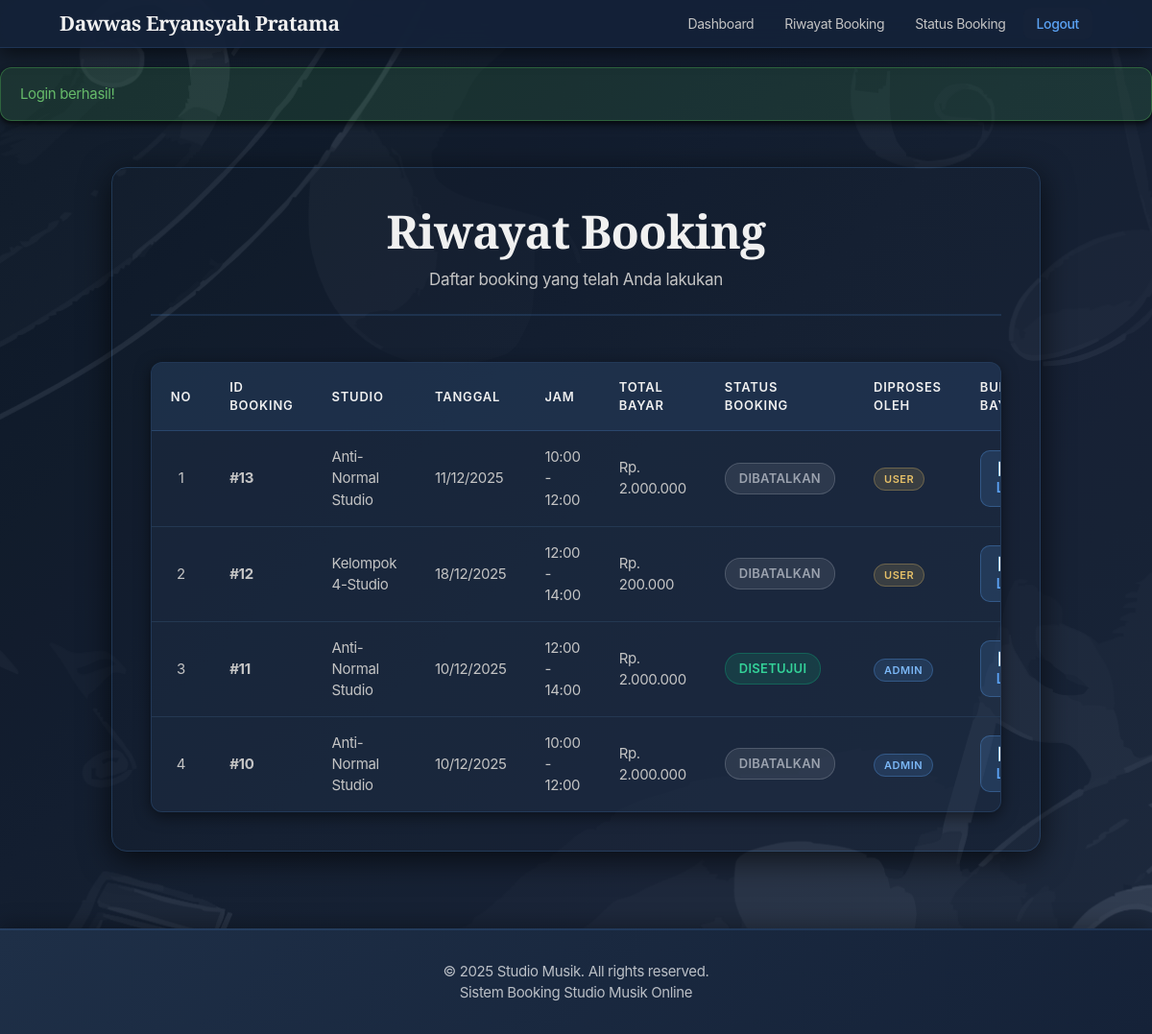
The app's page /public/index.php?url=user/riwayat (signed in) with its own data.
### tables this page shows
CREATE TABLE `booking` (
  `id_booking` int(11) NOT NULL,
  `id_user` int(11) NOT NULL,
  `id_studio` int(11) NOT NULL,
  `tanggal_main` date NOT NULL,
  `jam_mulai` time NOT NULL,
  `jam_selesai` time NOT NULL,
  `total_bayar` decimal(10,2) NOT NULL,
  `status_booking` enum('Menunggu Konfirmasi','Disetujui','Selesai','Dibatalkan','Ditolak') DEFAULT 'Menunggu Konfirmasi',
  `id_admin` int(11) DEFAULT NULL,
  `created_at` timestamp NULL DEFAULT current_timestamp(),
  `deleted_at` timestamp NULL DEFAULT NULL
);

CREATE TABLE `studios` (
  `id_studio` int(11) NOT NULL,
  `nama_studio` varchar(100) NOT NULL,
  `deskripsi` text DEFAULT NULL,
  `harga_per_jam` decimal(10,2) NOT NULL,
  `fasilitas` text DEFAULT NULL,
  `kapasitas` int(11) NOT NULL,
  `gambar` varchar(255) DEFAULT NULL,
  `status_ketersediaan` enum('Tersedia','Tidak Tersedia') DEFAULT 'Tersedia',
  `created_at` timestamp NULL DEFAULT current_timestamp()
);

### core/Controller.php (called while the page is built, shortened)
<?php
class Controller {
    public function view($view, $data = []) {
        extract($data);
        $viewFile = __DIR__ . "/../app/views/$view.php";
        require_once $viewFile;
    }
    public function model($model) {
        $file = __DIR__ . "/../app/models/$model.php";
        return new $model();
    }
}
?>

### app/controllers/UserController.php (called while the page is built, shortened)
<?php
require_once __DIR__ . '/../../core/Controller.php';
class UserController extends Controller {
    public function riwayat() {
        $paymentModel = $this->model('Payment');
        $bookings = $this->model('Booking')->getByUser($_SESSION['user']['id_user']);
        foreach ($bookings as &$booking) {
            $booking['payment'] = $paymentModel->getByBooking($booking['id_booking'])[0] ?? null;
        }
        $this->view('user/riwayat', ['user' => $_SESSION['user'], 'bookings' => $bookings, 'title' => 'Riwayat Booking']);
    }
}
?>

### config/Database.php (called while the page is built, shortened)
<?php
class Database {
    private $host = "localhost";
    private $db_name = "studio_music";
    private $username = "root";
    private $password = "";
    public function getConnection() {
        $this->conn = null;
        try {
            $this->conn = new PDO(
                "mysql:host=" . $this->host . ";dbname=" . $this->db_name,
                $this->username,
                $this->password
            );
            $this->conn->setAttribute(PDO::ATTR_ERRMODE, PDO::ERRMODE_EXCEPTION);
            $this->conn->exec("set names utf8");
        } catch(PDOException $e) {
            echo "Error Koneksi: " . $e->getMessage();
        }
        return $this->conn;
    }
}
?>

### core/Model.php (called while the page is built, shortened)
<?php
class Model {
    public function __construct() {
        require_once __DIR__ . '/../config/Database.php';
        $this->db = (new Database())->getConnection();
    }
}
?>

### app/models/Booking.php (called while the page is built, shortened)
<?php
require_once __DIR__ . '/../../core/Model.php';
class Booking extends Model {
    protected $table = 'booking';
    private function executeQuery($query, $params = []) {
        $stmt = $this->db->prepare($query);
        foreach ($params as $key => $value) {
            $stmt->bindValue($key, $value, is_int($value) ? PDO::PARAM_INT : PDO::PARAM_STR);
        }
        $stmt->execute();
        return $stmt;
    }
    public function getByUser($id_user) {
        return $this->executeQuery(
            "SELECT b.*, s.nama_studio, s.harga_per_jam, s.fasilitas, b.id_admin
             FROM {$this->table} b JOIN studios s ON b.id_studio = s.id_studio
             WHERE b.id_user = :id_user ORDER BY b.created_at DESC",
            [':id_user' => $id_user]
        )->fetchAll(PDO::FETCH_ASSOC);
    }
}
?>

### app/models/Payment.php (called while the page is built, shortened)
<?php
require_once __DIR__ . '/../../core/Model.php';
class Payment extends Model {
    protected $table = 'payments';
    public function getByBooking($id_booking) {
        $stmt = $this->db->prepare(
            "SELECT p.*, b.total_bayar FROM {$this->table} p
             JOIN booking b ON p.id_booking = b.id_booking
             WHERE p.id_booking = ? ORDER BY p.tanggal_pembayaran DESC"
        );
        $stmt->execute([$id_booking]);
        return $stmt->fetchAll(PDO::FETCH_ASSOC);
    }
}
?>

### app/views/user/riwayat.php (the view, shortened to what this page needs)
<?php include __DIR__ . '/../layouts/header.php'; ?>
<div class="riwayat-container">
    <div class="page-header">
        <h1>Riwayat Booking</h1>
        <p>Daftar booking yang telah Anda lakukan</p>
    </div>
    <div class="riwayat-content">
        <?php if (!empty($bookings)): ?>
            <div class="table-responsive">
                <table class="booking-table">
                    <thead>
                        <tr>
                            <th>No</th>
                            <th>ID Booking</th>
                            <th>Studio</th>
                            <th>Tanggal</th>
                            <th>Jam</th>
                            <th>Total Bayar</th>
                            <th>Status Booking</th>
                            <th>Diproses Oleh</th>
                            <th>Bukti Bayar</th>
                        </tr>
                    </thead>
                    <tbody>
                        <?php $no = 1; ?>
                        <?php foreach ($bookings as $booking): ?>
                            <tr>
                                <td><?= $no++ ?></td>
                                <td><strong>#<?= $booking['id_booking'] ?></strong></td>
                                <td><?= htmlspecialchars($booking['nama_studio']) ?></td>
                                <td><?= date('d/m/Y', strtotime($booking['tanggal_main'])) ?></td>
                                <td><?= date('H:i', strtotime($booking['jam_mulai'])) ?> - <?= date('H:i', strtotime($booking['jam_selesai'])) ?></td>
                                <td>Rp. <?= number_format($booking['total_bayar'], 0, ',', '.') ?></td>
                                <td>
                                    <span class="status-badge status-<?= strtolower(str_replace(' ', '-', $booking['status_booking'])) ?>">
                                        <?= htmlspecialchars($booking['status_booking']) ?>
                                    </span>
                                </td>
                                <td>
                                    <?php
                                    if ($booking['status_booking'] == 'Menunggu Konfirmasi') {
                                        echo '<span class="text-muted">-</span>';
                                    } elseif (!empty($booking['id_admin'])) {
                                        echo '<span class="badge-admin">Admin</span>';
                                    } else {
                                        echo '<span class="badge-user">User</span>';
                                    }
                                    ?>
                                </td>
                                <td>
                                    <?php if (isset($booking['payment']) && !empty($booking['payment']['bukti_pembayaran'])): ?>
                                        <a href="/Studio-Music/public/images/payments/<?= htmlspecialchars($booking['payment']['bukti_pembayaran']) ?>"
                                           target="_blank"
                                           class="btn-view-bukti">
                                        </a>
                                    <?php else: ?>
                                        <span class="text-muted">Belum upload</span>
                                    <?php endif; ?>
                                </td>
                            </tr>
                        <?php endforeach; ?>
                    </tbody>
                </table>
            </div>
        <?php endif; ?>
    </div>
</div>
<?php include __DIR__ . '/../layouts/footer.php'; ?>

### public/css/style.css (style rules this page uses)
* { margin: 0; padding: 0; box-sizing: border-box; }
body { font-family: 'Segoe UI', Tahoma, Geneva, Verdana, sans-serif; color: #F0F0F0; min-height: 100vh; }
.page-header { text-align: center; margin-bottom: 40px; }
.page-header h1 { font-size: 36px; color: #F0F0F0; margin-bottom: 10px; font-family: 'Playfair Display', serif; font-weight: 700; }
.booking-container, .payment-container, .riwayat-container, .status-booking-container { background: linear-gradient(135deg, #1E2F47 0%, #182838 100%); border-radius: 20px; padding: 32px; box-shadow: 0 8px 32px rgba(0, 0, 0, 0.65); max-width: 90%; margin: 0 auto; border: 1px solid rgba(91, 163, 245, 0.2); }
.status-badge { padding: 6px 12px; border-radius: 20px; font-size: 12px; font-weight: 600; display: inline-block; text-transform: uppercase; letter-spacing: 0.02em; }
.status-disetujui { background: rgba(16, 185, 129, 0.15); color: #34D399; border: 1px solid rgba(16, 185, 129, 0.3); }
.status-dibatalkan { background: rgba(239, 68, 68, 0.15); color: #F87171; border: 1px solid rgba(239, 68, 68, 0.3); }
.table-responsive { overflow-x: auto; background: rgba(30, 47, 71, 0.5); border: 1px solid rgba(91, 163, 245, 0.15); border-radius: 12px; box-shadow: 0 4px 16px rgba(0, 0, 0, 0.5); margin: 0; }
.booking-table { width: 100%; border-collapse: collapse; }
.booking-table thead { background: rgba(91, 163, 245, 0.08); border-bottom: 1px solid rgba(91, 163, 245, 0.2); }
.booking-table th { padding: 16px 20px; text-align: left; font-weight: 600; font-size: 13px; color: #F0F0F0; text-transform: uppercase; letter-spacing: 0.06em; }
.booking-table th:first-child, .booking-table th:last-child { text-align: center; }
.booking-table td { padding: 16px 20px; border-bottom: 1px solid rgba(45, 69, 99, 0.3); font-size: 15px; color: #C4C4C4; font-weight: 400; vertical-align: middle; }
.booking-table td:first-child, .booking-table td:last-child { text-align: center; }
.booking-table tbody tr:last-child td { border-bottom: none; }

### records on screen
booking: id_booking "13", id_studio.nama_studio "Anti-Normal Studio", tanggal_main "11/12/2025", jam_mulai "10:00", jam_selesai "12:00", total_bayar "2.000.000", status_booking "DIBATALKAN", shows "USER"
booking: id_booking "12", id_studio.nama_studio "Kelompok 4-Studio", tanggal_main "18/12/2025", jam_mulai "12:00", jam_selesai "14:00", total_bayar "200.000", status_booking "DIBATALKAN", shows "USER"
booking: id_booking "11", id_studio.nama_studio "Anti-Normal Studio", tanggal_main "10/12/2025", jam_mulai "12:00", jam_selesai "14:00", total_bayar "2.000.000", status_booking "DISETUJUI", shows "ADMIN"
booking: id_booking "10", id_studio.nama_studio "Anti-Normal Studio", tanggal_main "10/12/2025", jam_mulai "10:00", jam_selesai "12:00", total_bayar "2.000.000", status_booking "DIBATALKAN", shows "ADMIN"

### other values on screen
$user['nama'] "Dawwas Eryansyah Pratama"
$flash['message'] "Login berhasil!"
